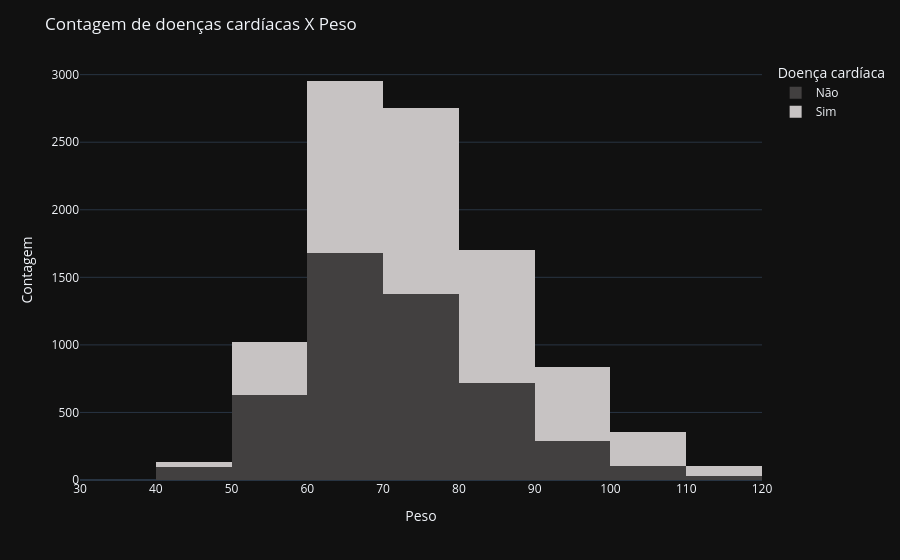

Source (notebook cell):
### Markdown cell above
# 2) Agora é hora de explorar os dados com uma análise bem completa.
Plote pelo menos 3 gráficos analisando o comportamento da variável cardio com outras variaveis da sua preferência (análise bivariada). Não se esqueça de trazer insights acerca do analisado.

### Code cell
# Análises do comportamento das seguintes colunas (weight, smoke, alco) com a coluna cárdio
# Relação entre peso e cárdio
import plotly.express as px
car_wei = base_tratada.groupby('weight')['cardio_disease'].value_counts().reset_index()
fig = px.histogram(car_wei,
                   y = 'count',
                   x = 'weight',
                   color = 'cardio_disease',
                   color_discrete_map = {1: '#c7c3c3', 0: '#424040'},
                   labels ={'cardio_disease':'Doença cardíaca'})
fig.for_each_trace(
    lambda t: t.update(name = 'Sim' if t.name == '1' else 'Não')
)
fig.update_layout(
    yaxis_title = 'Contagem',
    xaxis_title = 'Peso',
    title = 'Contagem de doenças cardíacas X Peso'
)
fig.show()

### Figure 1 — Plotly figure (JSON) as saved in the notebook; plotly's stock layout.template omitted (floating-point values rounded to 4 significant figures)
{"data": [{"bingroup": "x", "histfunc": "sum", "hovertemplate": "Doença cardíaca=0<br>weight=%{x}<br>sum of count=%{y}<extra></extra>", "legendgroup": "0", "marker": {"color": "#424040", "pattern": {"shape": ""}}, "name": "Não", "orientation": "v", "showlegend": true, "x": [37.0, 40.0, 41.0, 42.0, 43.0, 44.0, 45.0, 46.0, 47.0, 48.0, 49.0, 50.0, 51.0, 52.0, 53.0, 54.0, 55.0, 56.0, 57.0, 58.0, 59.0, 60.0, 60.2, 61.0, 62.0, 62.3, 63.0, 64.0, 64.5, 64.8, 65.0, 66.0, 67.0, 67.5, 67.9, 68.0, 68.9, 69.0, 70.0, 70.5, 71.0, 72.0, 72.5, 73.0, 74.0, 75.0, 75.6, 76.0, 77.0, 78.0, 79.0, 80.0, 80.8, 81.0, 82.0, 83.0, 84.0, 85.0, 86.0, 87.0, 88.0, 89.0, 90.0, 90.5, 91.0, 92.0, 92.2, 93.0, 94.0, 95.0, 96.0, 97.0, 98.0, 99.0, 100.0, 101.0, 102.0, 103.0, 104.0, 105.0, 106.0, 107.0, 108.0, 109.0, 110.0, 112.0, 113.0, 114.0, 115.0, 116.0, 118.0], "xaxis": "x", "y": [1, 5, 3, 3, 6, 3, 15, 12, 15, 14, 17, 56, 33, 48, 43, 44, 70, 85, 52, 114, 86, 213, 1, 70, 162, 1, 138, 129, 1, 1, 317, 109, 139, 1, 1, 225, 1, 168, 275, 1, 110, 159, 1, 101, 131, 186, 1, 107, 70, 163, 69, 169, 1, 50, 92, 66, 57, 88, 56, 51, 42, 44, 59, 1, 26, 37, 1, 21, 28, 40, 23, 15, 23, 13, 26, 8, 11, 10, 11, 17, 7, 2, 8, 6, 12, 4, 4, 3, 5, 4, 1], "yaxis": "y", "type": "histogram"}, {"bingroup": "x", "histfunc": "sum", "hovertemplate": "Doença cardíaca=1<br>weight=%{x}<br>sum of count=%{y}<extra></extra>", "legendgroup": "1", "marker": {"color": "#c7c3c3", "pattern": {"shape": ""}}, "name": "Sim", "orientation": "v", "showlegend": true, "x": [40.0, 41.0, 42.0, 43.0, 44.0, 45.0, 46.0, 47.0, 48.0, 49.0, 50.0, 51.0, 52.0, 53.0, 54.0, 55.0, 56.0, 57.0, 58.0, 58.7, 59.0, 60.0, 61.0, 62.0, 63.0, 64.0, 64.5, 65.0, 65.5, 66.0, 67.0, 68.0, 69.0, 70.0, 71.0, 72.0, 73.0, 74.0, 74.3, 75.0, 76.0, 77.0, 78.0, 79.0, 80.0, 81.0, 82.0, 82.3, 82.9, 83.0, 83.6, 84.0, 84.5, 84.6, 85.0, 86.0, 87.0, 88.0, 89.0, 89.5, 90.0, 91.0, 92.0, 93.0, 94.0, 95.0, 96.0, 97.0, 98.0, 99.0, 100.0, 101.0, 102.0, 103.0, 104.0, 105.0, 106.0, 106.5, 107.0, 108.0, 109.0, 110.0, 111.0, 112.0, 113.0, 114.0, 115.0, 116.0, 117.0, 118.0], "xaxis": "x", "y": [3, 1, 2, 2, 3, 4, 4, 5, 9, 7, 22, 10, 33, 24, 36, 50, 46, 42, 64, 1, 65, 159, 50, 93, 96, 113, 1, 248, 1, 88, 105, 180, 142, 247, 101, 163, 97, 137, 1, 193, 119, 71, 152, 97, 215, 59, 104, 1, 1, 82, 1, 98, 1, 1, 142, 64, 72, 77, 69, 1, 132, 38, 63, 59, 50, 76, 38, 37, 33, 22, 55, 23, 21, 25, 21, 37, 22, 1, 15, 18, 10, 18, 7, 7, 7, 2, 9, 8, 9, 2], "yaxis": "y", "type": "histogram"}], "layout": {"xaxis": {"anchor": "y", "domain": [0.0, 1.0], "title": {"text": "Peso"}}, "yaxis": {"anchor": "x", "domain": [0.0, 1.0], "title": {"text": "Contagem"}}, "legend": {"title": {"text": "Doença cardíaca"}, "tracegroupgap": 0}, "margin": {"t": 60}, "barmode": "relative", "title": {"text": "Contagem de doenças cardíacas X Peso"}}}
